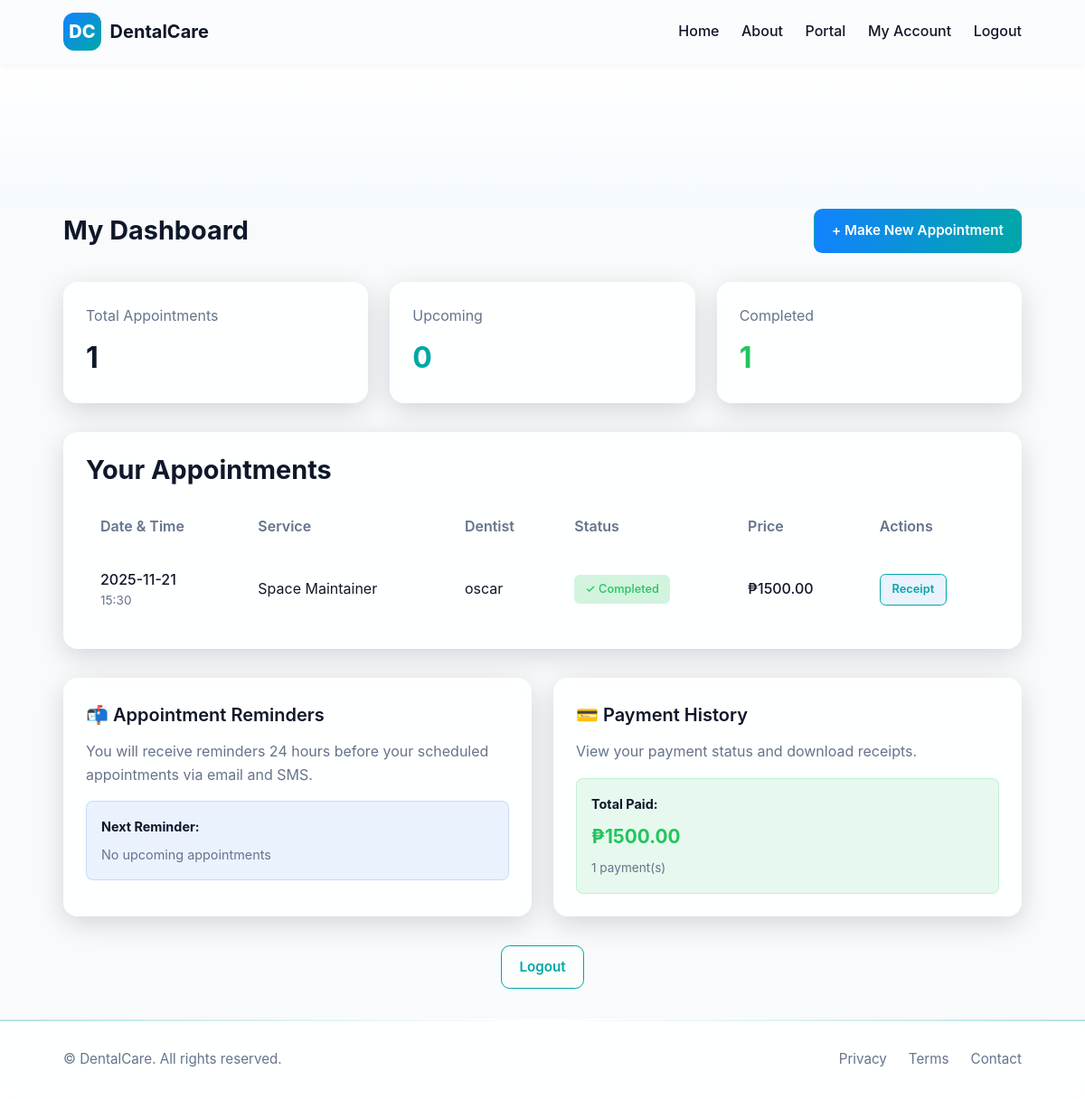
Screenshot of /customer (signed in) with the database file from the repository.
### tables this page shows
CREATE TABLE tbl_appointments (app_id INTEGER PRIMARY KEY AUTOINCREMENT, pat_id INTEGER NOT NULL REFERENCES tbl_patients (pat_id) ON DELETE RESTRICT ON UPDATE RESTRICT, dentist_id INTEGER NOT NULL REFERENCES tbl_accounts (acc_id) ON DELETE RESTRICT ON UPDATE RESTRICT, app_date TEXT NOT NULL, app_time TEXT NOT NULL, app_service TEXT, app_service_price REAL DEFAULT 50.0, app_status TEXT NOT NULL DEFAULT 'Pending' CHECK (app_status IN ('Pending', 'Approved', 'Scheduled', 'Completed', 'Cancelled', 'Confirmed')), app_notes TEXT, payment_method TEXT, payment_status TEXT DEFAULT 'Unpaid' CHECK (payment_status IN ('Unpaid', 'Paid', 'Pending')), created_at TEXT DEFAULT CURRENT_TIMESTAMP, FOREIGN KEY (pat_id) REFERENCES tbl_patients (pat_id), FOREIGN KEY (dentist_id) REFERENCES tbl_accounts (acc_id));

CREATE TABLE tbl_accounts (
  acc_id INTEGER PRIMARY KEY AUTOINCREMENT,
  acc_name TEXT NOT NULL,
  acc_email TEXT UNIQUE NOT NULL,
  acc_pass TEXT NOT NULL,
  acc_contact TEXT,
  acc_role TEXT NOT NULL CHECK(acc_role IN ('Staff','Admin','Dentist','Super Admin','Customer')),
  acc_status TEXT NOT NULL DEFAULT 'Pending Approval' CHECK(acc_status IN ('Pending Approval','Approved','Rejected','Deactivated'))
);

### app.py (the view)
            def inner(*args, **kwargs):
                user = current_user()
                if user is None or (roles and user['acc_role'] not in roles):
                    flash('Unauthorized', 'error')
                    return redirect(url_for('login'))
                return fn(*args, **kwargs)

### app.py (called while the page is built)
def get_db():
    if 'db' not in g:
        g.db = sqlite3.connect(DATABASE)
        g.db.row_factory = sqlite3.Row
    return g.db

### templates/dashboard_customer.html (shortened to what this page needs)
{% extends 'base.html' %}
{% block content %}
<div class="hero"><div class="hero-bg"></div></div>
<div class="container">
  <div style="display: flex; justify-content: space-between; align-items: center; margin-bottom: 2rem;">
    <h2 style="margin: 0;">My Dashboard</h2>
    <a href="/book" class="btn btn-primary" style="text-decoration: none;">+ Make New Appointment</a>
  </div>
  <div style="display: grid; grid-template-columns: 1fr 1fr 1fr; gap: 1.5rem; margin-bottom: 2rem;">
    <div class="panel glass">
      <p class="muted" style="margin-top: 0;">Total Appointments</p>
      <p style="font-size: 2rem; font-weight: 700; margin: 0.5rem 0 0;">{{ appointments|length }}</p>
    </div>
    <div class="panel glass">
      <p class="muted" style="margin-top: 0;">Upcoming</p>
      <p style="font-size: 2rem; font-weight: 700; margin: 0.5rem 0 0; color: var(--primary);">{{ appointments|selectattr('app_status', 'in', ['Approved', 'Scheduled'])|list|length }}</p>
    </div>
    <div class="panel glass">
      <p class="muted" style="margin-top: 0;">Completed</p>
      <p style="font-size: 2rem; font-weight: 700; margin: 0.5rem 0 0; color: var(--success);">{{ appointments|selectattr('app_status', 'equalto', 'Completed')|list|length }}</p>
    </div>
  </div>
  <div class="panel glass" style="margin-bottom: 2rem;">
    <h2 style="margin-top: 0;">Your Appointments</h2>
    {% if appointments %}
      <div style="overflow-x: auto;">
        <table style="width: 100%; border-collapse: collapse;">
          <thead>
            <tr style="border-bottom: 1px solid rgba(255, 255, 255, 0.1);">
              <th style="padding: 1rem; text-align: left; font-weight: 600; color: var(--muted);">Date & Time</th>
              <th style="padding: 1rem; text-align: left; font-weight: 600; color: var(--muted);">Service</th>
              <th style="padding: 1rem; text-align: left; font-weight: 600; color: var(--muted);">Dentist</th>
              <th style="padding: 1rem; text-align: left; font-weight: 600; color: var(--muted);">Status</th>
              <th style="padding: 1rem; text-align: left; font-weight: 600; color: var(--muted);">Price</th>
              <th style="padding: 1rem; text-align: left; font-weight: 600; color: var(--muted);">Actions</th>
            </tr>
          </thead>
          <tbody>
            {% for app in appointments %}
              <tr style="border-bottom: 1px solid rgba(255, 255, 255, 0.05);">
                <td style="padding: 1rem; color: var(--fg);">
                  <div style="font-weight: 500;">{{ app.app_date }}</div>
                  <div style="font-size: 0.85rem; color: var(--muted);">{{ app.app_time }}</div>
                </td>
                <td style="padding: 1rem; color: var(--fg);">{{ app.app_service }}</td>
                <td style="padding: 1rem; color: var(--fg);">{{ app.dentist_name }}</td>
                <td style="padding: 1rem;">
                  {% if app.app_status == 'Completed' %}
                    <span style="display: inline-block; padding: 0.35rem 0.75rem; background: rgba(34, 197, 94, 0.2); color: var(--success); border-radius: 0.4rem; font-size: 0.8rem; font-weight: 500;">✓ Completed</span>
                  {% elif app.app_status in ['Approved', 'Scheduled', 'Confirmed'] %}
                    <span style="display: inline-block; padding: 0.35rem 0.75rem; background: rgba(59, 130, 246, 0.2); color: var(--primary); border-radius: 0.4rem; font-size: 0.8rem; font-weight: 500;">📅 {{ app.app_status }}</span>
                  {% elif app.app_status == 'Pending' %}
                    <span style="display: inline-block; padding: 0.35rem 0.75rem; background: rgba(250, 204, 21, 0.2); color: #ca8a04; border-radius: 0.4rem; font-size: 0.8rem; font-weight: 500;">⏳ Pending</span>
                  {% else %}
                    <span style="display: inline-block; padding: 0.35rem 0.75rem; background: rgba(239, 68, 68, 0.2); color: var(--error); border-radius: 0.4rem; font-size: 0.8rem; font-weight: 500;">{{ app.app_status }}</span>
                  {% endif %}
                </td>
                <td style="padding: 1rem; color: var(--fg); font-weight: 500;">₱{{ "%.2f"|format(app.app_service_price) }}</td>
                <td style="padding: 1rem;">
                  {% if app.payment_status == 'Paid' %}
                    <a href="/customer/appointment/{{ app.app_id }}/receipt" class="btn btn-small" style="padding: 0.4rem 0.8rem; font-size: 0.8rem; text-decoration: none;">Receipt</a>
                  {% endif %}
                </td>
              </tr>
            {% endfor %}
          </tbody>
        </table>
      </div>
    {% else %}
      <div style="text-align: center; padding: 3rem; color: var(--muted);">
        <p style="font-size: 3rem; margin-bottom: 1rem;">📭</p>
        <p>No appointments yet. <a href="/book" style="color: var(--primary); text-decoration: none; font-weight: 600;">Book an appointment</a></p>
      </div>
    {% endif %}
  </div>
  <div style="display: grid; grid-template-columns: 1fr 1fr; gap: 1.5rem; margin-bottom: 2rem;">
    <div class="panel glass">
      <h3 style="margin-top: 0;">📬 Appointment Reminders</h3>
      <p class="muted" style="margin-bottom: 1rem;">You will receive reminders 24 hours before your scheduled appointments via email and SMS.</p>
      <div style="background: rgba(59, 130, 246, 0.1); border: 1px solid rgba(59, 130, 246, 0.2); border-radius: 0.5rem; padding: 1rem;">
        <p style="margin: 0; font-size: 0.9rem; color: var(--fg);"><strong>Next Reminder:</strong></p>
        {% set upcoming = appointments|selectattr('app_status', 'in', ['Approved', 'Scheduled'])|list %}
        {% if upcoming %}
          <p style="margin: 0.5rem 0 0; font-size: 0.9rem; color: var(--muted);">{{ upcoming[0].app_date }} at {{ upcoming[0].app_time }}</p>
        {% else %}
          <p style="margin: 0.5rem 0 0; font-size: 0.9rem; color: var(--muted);">No upcoming appointments</p>
        {% endif %}
      </div>
    </div>
    <div class="panel glass">
      <h3 style="margin-top: 0;">💳 Payment History</h3>
      <p class="muted" style="margin-bottom: 1rem;">View your payment status and download receipts.</p>
      {% set paid_count = appointments|selectattr('payment_status', 'equalto', 'Paid')|list|length %}
      {% set total_paid = appointments|selectattr('payment_status', 'equalto', 'Paid')|map(attribute='app_service_price')|sum %}
      <div style="background: rgba(34, 197, 94, 0.1); border: 1px solid rgba(34, 197, 94, 0.2); border-radius: 0.5rem; padding: 1rem;">
        <p style="margin: 0; font-size: 0.9rem; color: var(--fg);"><strong>Total Paid:</strong></p>
        <p style="margin: 0.5rem 0 0; font-size: 1.3rem; font-weight: 700; color: var(--success);">₱{{ "%.2f"|format(total_paid) }}</p>
        <p style="margin: 0.5rem 0 0; font-size: 0.85rem; color: var(--muted);">{{ paid_count }} payment(s)</p>
      </div>
    </div>
  </div>
  <div style="text-align: center; margin-bottom: 2rem;">
    <a href="/logout" class="btn btn-outline">Logout</a>
  </div>
</div>
{% endblock %}

### static/css/styles.css (style rules this page uses)
:root { --bg: #f8fafc; --surface: rgba(255, 255, 255, 0.6); --fg: #0f172a; --muted: #64748b; --primary: #00a7a7; --secondary: #1282ff; --danger: #ef4444; --success: #22c55e; --border: rgba(255, 255, 255, 0.2); --radius: 1rem; --shadow: 0 8px 30px rgba(2, 6, 23, 0.15); }
* { box-sizing: border-box; margin: 0; padding: 0; }
html, body { font-family: "Inter", "Segoe UI", system-ui, sans-serif; background: var(--bg); color: var(--fg); font-size: 16px; line-height: 1.6; scroll-behavior: smooth; height: 100%; display: flex; flex-direction: column; }
.container { max-width: 1100px; margin: 0 auto; padding: 0 1.25rem; }
.hero { position: relative; overflow: hidden; padding: 6rem 0 4rem; background: linear-gradient(180deg, #ffffff, #f5faff); color: var(--fg); }
.hero-bg { position: absolute; inset: 0; background: radial-gradient(circle at 50% 20%, rgba(18, 130, 255, 0.15), transparent 70%); z-index: -1; }
h2 { font-size: 1.8rem; line-height: 1.2; margin: 1.5rem 0 1rem; font-weight: 700; }
h3 { font-size: 1.25rem; font-weight: 600; margin: 0.75rem 0; }
.btn { display: inline-flex; align-items: center; justify-content: center; border-radius: 0.6rem; padding: 0.7rem 1.2rem; border: 1px solid var(--border); text-decoration: none; font-weight: 600; transition: all 0.25s ease; cursor: pointer; font-size: 0.95rem; }
.btn-primary { background: linear-gradient(90deg, var(--secondary), var(--primary)); color: #fff; border-color: transparent; }
.btn-outline { background: var(--surface); color: var(--primary); border: 1px solid var(--primary); }
.panel, .card, .form, .cta-box { background: var(--surface); border: 1px solid var(--border); border-radius: var(--radius); backdrop-filter: blur(10px); box-shadow: var(--shadow); padding: 1.5rem; transition: transform 0.2s ease, box-shadow 0.2s ease; }
.glass { background: rgba(255, 255, 255, 0.85) !important; backdrop-filter: blur(10px); }
.muted { color: var(--muted); }

### templates/dashboard_customer.html (style rules this page uses)
.btn-small { padding: 0.4rem 0.8rem; font-size: 0.8rem; border: 1px solid var(--primary); background: rgba(59, 130, 246, 0.1); color: var(--primary); border-radius: 0.4rem; cursor: pointer; transition: all 0.2s ease; }

### rows the page displays
tbl_appointments: app_date "2025-11-21", app_time "15:30", app_service "Space Maintainer", dentist_name "oscar", app_status "✓ Completed", app_service_price "1500.00"

### other values shown
{{ appointments|length }} "1"
{{ "%.2f"|format(total_paid) }} "1500.00"
{{ paid_count }} "1"
